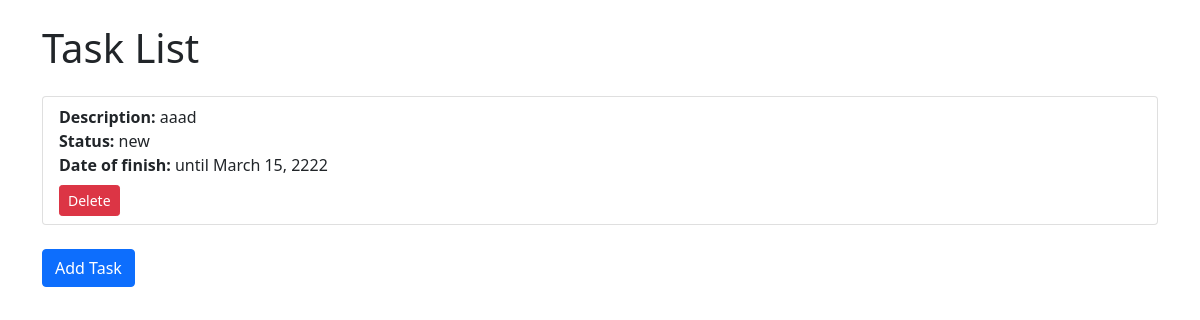
Before: / with the older database file.
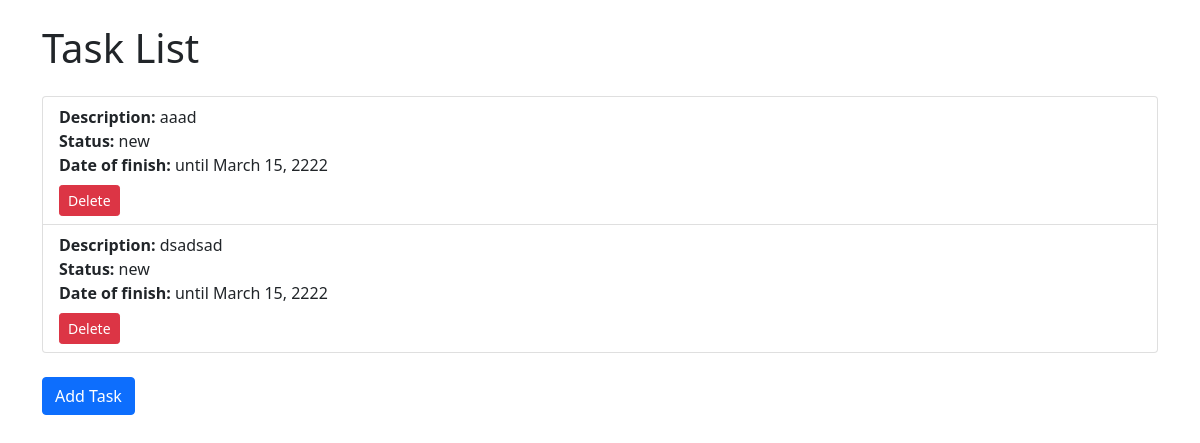
After: the same page with the newer database file.
### to_do_list/models.py (models this page shows, shortened)
class Task(models.Model):
    STATUS_CHOICES = [('new', 'New'), ('in_progress', 'In process'), ('done', 'Done'),]
    description = models.CharField(max_length=200, verbose_name='Description')
    status = models.CharField(max_length=20, choices=STATUS_CHOICES, default='new', verbose_name='Status')
    due_date = models.DateField(null=True, blank=True, verbose_name='Done date')

### to_do_list/views.py (the view)
# urls.py: path('', views.task_list, name='task_list'),
def task_list(request):
    tasks = Task.objects.all()
    return render(request, 'index.html', {'tasks': tasks})

### to_do_list/templates/index.html (shortened to what this page needs)
<!DOCTYPE html>
<html lang="en">
<head>
    <link href="https://maxcdn.bootstrapcdn.com/bootstrap/5.0.2/css/bootstrap.min.css" rel="stylesheet">
</head>
<body>
    <div class="container">
        <h1 class="my-4">Task List</h1>
        <ul class="list-group">
            {% for task in tasks %}
            <li class="list-group-item">
                <strong>Description:</strong> {{ task.description }}<br>
                <strong>Status:</strong> {{ task.status }}<br>
                <strong>Date of finish:</strong> {% if task.due_date %}
                    until {{ task.due_date }}<br>
                {% endif %}
                <a href="{% url 'delete_task' task.id %}" class="btn btn-danger btn-sm mt-2">Delete</a>
            </li>
            {% endfor %}
        </ul>
        <a href="{% url 'add_task' %}" class="btn btn-primary mt-4">Add Task</a>
    </div>
</body>
</html>

Changed rows visible on the page:
added Task: description "dsadsad", status "new", due_date "March 15, 2222"
